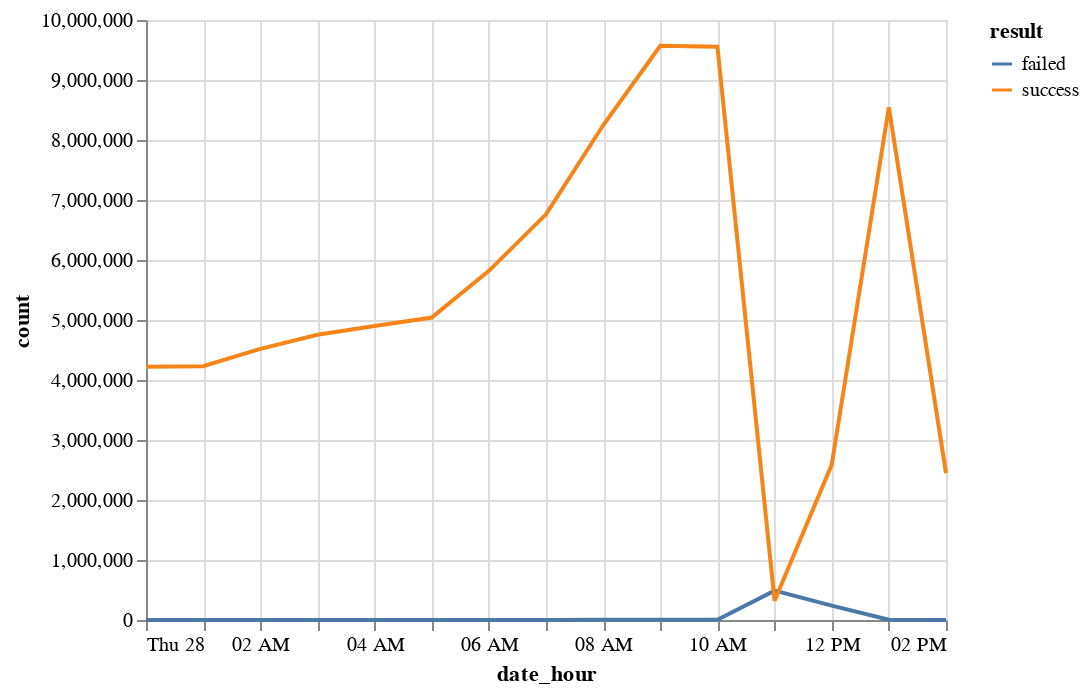

Notebook code for this chart:
### Code cell
alt.Chart(status_count).mark_line().encode(
    y='count', 

    x='date_hour:T', 
    color='result',
    tooltip=['result:N'],
)

### Figure 1 — Vega-Lite specification as saved in the notebook (floating-point values rounded to 4 significant figures)
{"$schema": "https://vega.github.io/schema/vega-lite/v3.4.0.json", "config": {"mark": {"tooltip": null}, "view": {"height": 300, "width": 400}}, "data": {"name": "data-1c2df19ef855365ec6e45e090fa60657"}, "datasets": {"data-1c2df19ef855365ec6e45e090fa60657": [{"count": 310, "date_hour": "2019-11-28T00:00:00+00:00", "p75_duration_ms": 16204, "p95_duration_ms": 55295, "result": "failed"}, {"count": 4220998, "date_hour": "2019-11-28T00:00:00+00:00", "p75_duration_ms": 127, "p95_duration_ms": 371, "result": "success"}, {"count": 165, "date_hour": "2019-11-28T01:00:00+00:00", "p75_duration_ms": 15364, "p95_duration_ms": 33796, "result": "failed"}, {"count": 4230232, "date_hour": "2019-11-28T01:00:00+00:00", "p75_duration_ms": 129, "p95_duration_ms": 371, "result": "success"}, {"count": 239, "date_hour": "2019-11-28T02:00:00+00:00", "p75_duration_ms": 15595, "p95_duration_ms": 43272, "result": "failed"}, {"count": 4518384, "date_hour": "2019-11-28T02:00:00+00:00", "p75_duration_ms": 130, "p95_duration_ms": 382, "result": "success"}, {"count": 1094, "date_hour": "2019-11-28T03:00:00+00:00", "p75_duration_ms": 34732, "p95_duration_ms": 60385, "result": "failed"}, {"count": 4754015, "date_hour": "2019-11-28T03:00:00+00:00", "p75_duration_ms": 129, "p95_duration_ms": 394, "result": "success"}, {"count": 1075, "date_hour": "2019-11-28T04:00:00+00:00", "p75_duration_ms": 28434, "p95_duration_ms": 47909, "result": "failed"}, {"count": 4899266, "date_hour": "2019-11-28T04:00:00+00:00", "p75_duration_ms": 129, "p95_duration_ms": 392, "result": "success"}, {"count": 447, "date_hour": "2019-11-28T05:00:00+00:00", "p75_duration_ms": 37489, "p95_duration_ms": 60525, "result": "failed"}, {"count": 5040027, "date_hour": "2019-11-28T05:00:00+00:00", "p75_duration_ms": 129, "p95_duration_ms": 389, "result": "success"}, {"count": 555, "date_hour": "2019-11-28T06:00:00+00:00", "p75_duration_ms": 34987, "p95_duration_ms": 60140, "result": "failed"}, {"count": 5818594, "date_hour": "2019-11-28T06:00:00+00:00", "p75_duration_ms": 130, "p95_duration_ms": 392, "result": "success"}, {"count": 754, "date_hour": "2019-11-28T07:00:00+00:00", "p75_duration_ms": 27719, "p95_duration_ms": 41521, "result": "failed"}, {"count": 6761122, "date_hour": "2019-11-28T07:00:00+00:00", "p75_duration_ms": 137, "p95_duration_ms": 430, "result": "success"}, {"count": 2111, "date_hour": "2019-11-28T08:00:00+00:00", "p75_duration_ms": 32588, "p95_duration_ms": 60973, "result": "failed"}, {"count": 8245742, "date_hour": "2019-11-28T08:00:00+00:00", "p75_duration_ms": 164, "p95_duration_ms": 910, "result": "success"}, {"count": 2595, "date_hour": "2019-11-28T09:00:00+00:00", "p75_duration_ms": 37631, "p95_duration_ms": 61066, "result": "failed"}, {"count": 9569182, "date_hour": "2019-11-28T09:00:00+00:00", "p75_duration_ms": 199, "p95_duration_ms": 1558, "result": "success"}, {"count": 3744, "date_hour": "2019-11-28T10:00:00+00:00", "p75_duration_ms": 33378, "p95_duration_ms": 61161, "result": "failed"}, {"count": 9552857, "date_hour": "2019-11-28T10:00:00+00:00", "p75_duration_ms": 193, "p95_duration_ms": 3407, "result": "success"}, {"count": 489637, "date_hour": "2019-11-28T11:00:00+00:00", "p75_duration_ms": 61314, "p95_duration_ms": 300001, "result": "failed"}, {"count": 321307, "date_hour": "2019-11-28T11:00:00+00:00", "p75_duration_ms": 367, "p95_duration_ms": 177934, "result": "success"}, {"count": 240526, "date_hour": "2019-11-28T12:00:00+00:00", "p75_duration_ms": 109899, "p95_duration_ms": 300001, "result": "failed"}, {"count": 2587525, "date_hour": "2019-11-28T12:00:00+00:00", "p75_duration_ms": 387, "p95_duration_ms": 20471, "result": "success"}, {"count": 4315, "date_hour": "2019-11-28T13:00:00+00:00", "p75_duration_ms": 41390, "p95_duration_ms": 61286, "result": "failed"}, {"count": 8546150, "date_hour": "2019-11-28T13:00:00+00:00", "p75_duration_ms": 217, "p95_duration_ms": 1796, "result": "success"}, {"count": 379, "date_hour": "2019-11-28T14:00:00+00:00", "p75_duration_ms": 40390, "p95_duration_ms": 61366, "result": "failed"}, {"count": 2448268, "date_hour": "2019-11-28T14:00:00+00:00", "p75_duration_ms": 166, "p95_duration_ms": 497, "result": "success"}]}, "encoding": {"color": {"field": "result", "type": "nominal"}, "tooltip": [{"field": "result", "type": "nominal"}], "x": {"field": "date_hour", "type": "temporal"}, "y": {"field": "count", "type": "quantitative"}}, "mark": "line"}
